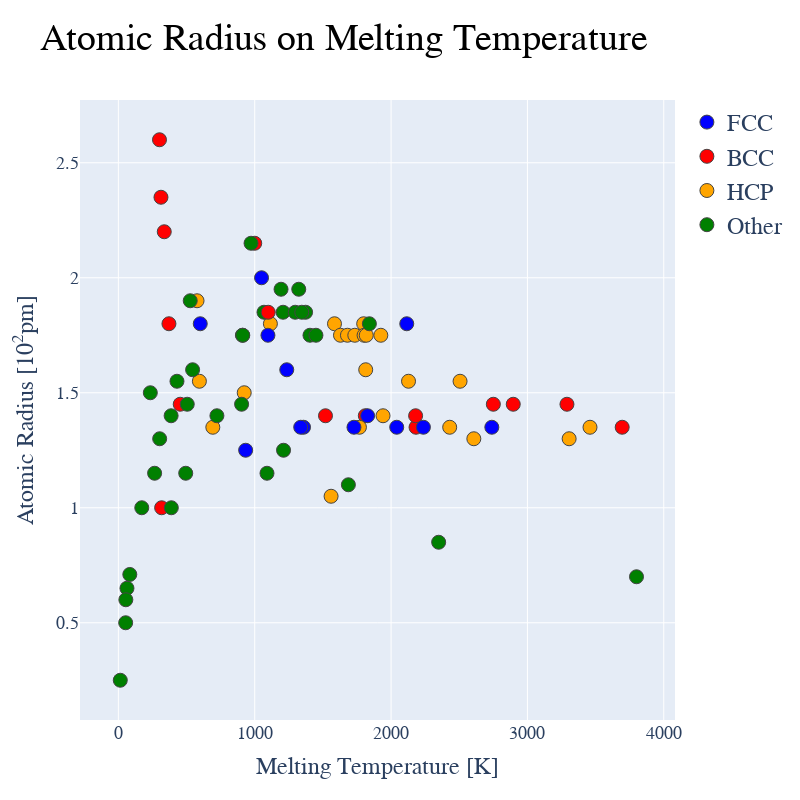

Write notebook code for a chart like this one.
### Code cell
layout0= go.Layout(title = "Atomic Radius on Melting Temperature", hovermode= 'closest', width = 800, height=800, showlegend=True,  # Hovermode establishes the way the labels that appear when you hover are arranged # Establishing a square plot width=height
    xaxis= dict(title=go.layout.xaxis.Title(text='Melting Temperature [K]', font=dict(size=36)), zeroline= True, gridwidth= 1, tickfont=dict(size=24)), # Axis Titles. Removing the X-axis Mark. Adding a Grid
    yaxis= dict(title=go.layout.yaxis.Title(text='Atomic Radius [10<sup>2</sup>pm]', font=dict(size=36)), zeroline= True, gridwidth= 1, tickfont=dict(size=24)), # Axis Titles. Removing the Y-axis Mark. Adding a Grid
    legend=dict(font=dict(size=24))) # Adding a legend

# Trace

trace0 = go.Scatter(x = melting_temperature,y = atomic_radius, mode = 'markers',
    marker= dict(size= 14, line= dict(width=1), color=colors), # We add a size, a border and our custom colors to the markers
    text= sample, # This attribute (Text) labels each point to this list, which contains our elements in the same indexes as our properties
showlegend = False)


# Empty Traces for Legend
legend_plot_FCC = go.Scatter(x=[None], y=[None], mode='markers', marker=dict(size=14,  line= dict(width=1),color='blue'), name = 'FCC')
legend_plot_BCC = go.Scatter(x=[None], y=[None], mode='markers', marker=dict(size=14,  line= dict(width=1),color='red'), name = 'BCC')
legend_plot_HCP = go.Scatter(x=[None], y=[None], mode='markers', marker=dict(size=14,  line= dict(width=1),color='orange'), name = 'HCP')
legend_plot_Other = go.Scatter(x=[None], y=[None], mode='markers', marker=dict(size=14, line= dict(width=1),color='green'), name = 'Other')


data = [trace0, legend_plot_FCC, legend_plot_BCC, legend_plot_HCP, legend_plot_Other]

fig= go.Figure(data, layout=layout0)
fig.update_layout(
    font_family="Arial",
    title_font_color="Black",
    title_font_size= 38
)
iplot(fig)

### Figure 1 — Plotly figure (JSON) as saved in the notebook; plotly's stock layout.template omitted (floating-point values rounded to 4 significant figures)
{"data": [{"marker": {"color": ["green", "green", "red", "orange", "green", "green", "green", "green", "green", "green", "red", "orange", "blue", "green", "red", "green", "green", "green", "red", "orange", "orange", "orange", "red", "red", "red", "red", "orange", "blue", "blue", "orange", "green", "green", "green", "green", "green", "green", "red", "blue", "orange", "orange", "red", "red", "orange", "orange", "blue", "blue", "blue", "orange", "green", "green", "green", "green", "green", "green", "red", "red", "orange", "red", "red", "orange", "orange", "blue", "blue", "blue", "green", "orange", "blue", "green", "green", "green", "green", "green", "green", "green", "green", "green", "green", "green", "green", "green", "red", "orange", "orange", "orange", "orange", "orange", "orange", "blue", "orange", "green", "blue", "green", "green", "green", "green", "green", "green", "green", "green", "green", "green", "green", "green"], "line": {"width": 1}, "size": 14}, "mode": "markers", "showlegend": false, "text": ["H", "He", "Li", "Be", "B", "C", "N", "O", "F", "Ne", "Na", "Mg", "Al", "Si", "P", "S", "Cl", "Ar", "K", "Ca", "Sc", "Ti", "V", "Cr", "Mn", "Fe", "Co", "Ni", "Cu", "Zn", "Ga", "Ge", "As", "Se", "Br", "Kr", "Rb", "Sr", "Y", "Zr", "Nb", "Mo", "Tc", "Ru", "Rh", "Pd", "Ag", "Cd", "In", "Sn", "Sb", "Te", "I", "Xe", "Cs", "Ba", "Hf", "Ta", "W", "Re", "Os", "Ir", "Pt", "Au", "Hg", "Tl", "Pb", "Bi", "Po", "At", "Rn", "Fr", "Ra", "Lr", "La", "Ce", "Pr", "Nd", "Pm", "Sm", "Eu", "Gd", "Tb", "Dy", "Ho", "Er", "Tm", "Yb", "Lu", "Ac", "Th", "Pa", "U", "Np", "Pu", "Am", "Cm", "Bk", "Cf", "Es", "Fm", "Md", "No"], "type": "scatter", "x": [14.01, 0.95, 453.7, 1560, 2349, 3800, 63.05, 54.8, 53.53, 24.56, 370.9, 923, 933.5, 1687, 317.3, 388.4, 171.6, 83.8, 336.5, 1115, 1814, 1941, 2183, 2180, 1519, 1811, 1768, 1728, 1358.0, 692.7, 302.9, 1211.0, 1090, 494, 265.8, 115.8, 312.5, 1050, 1799, 2128, 2750, 2896, 2430, 2607, 2237, 1828.0, 1235.0, 594.2, 429.8, 505.1, 903.8, 722.7, 386.9, 161.4, 301.6, 1000, 2506, 3290, 3695, 3459, 3306, 2739, 2041.0, 1337.0, 234.3, 577, 600.6, 544.4, 527, 575, 202, "maybe about 300 K", 973, 1900, 1193, 1068, 1208, 1297, 1373, 1345, 1099, 1585, 1629, 1680, 1734, 1802, 1818, 1097, 1925, 1323, 2115, 1841, 1405.0, 910, 912.5, 1449, 1613, 1259, 1173, 1133, 1800, 1100, 1100], "y": [0.25, null, 1.45, 1.05, 0.85, 0.7, 0.65, 0.6, 0.5, null, 1.8, 1.5, 1.25, 1.1, 1, 1, 1, 0.71, 2.2, 1.8, 1.6, 1.4, 1.35, 1.4, 1.4, 1.4, 1.35, 1.35, 1.35, 1.35, 1.3, 1.25, 1.15, 1.15, 1.15, null, 2.35, 2, 1.8, 1.55, 1.45, 1.45, 1.35, 1.3, 1.35, 1.4, 1.6, 1.55, 1.55, 1.45, 1.45, 1.4, 1.4, null, 2.6, 2.15, 1.55, 1.45, 1.35, 1.35, 1.3, 1.35, 1.35, 1.35, 1.5, 1.9, 1.8, 1.6, 1.9, null, null, null, 2.15, null, 1.95, 1.85, 1.85, 1.85, 1.85, 1.85, 1.85, 1.8, 1.75, 1.75, 1.75, 1.75, 1.75, 1.75, 1.75, 1.95, 1.8, 1.8, 1.75, 1.75, 1.75, 1.75, null, null, null, null, null, null, null]}, {"marker": {"color": "blue", "line": {"width": 1}, "size": 14}, "mode": "markers", "name": "FCC", "type": "scatter", "x": [null], "y": [null]}, {"marker": {"color": "red", "line": {"width": 1}, "size": 14}, "mode": "markers", "name": "BCC", "type": "scatter", "x": [null], "y": [null]}, {"marker": {"color": "orange", "line": {"width": 1}, "size": 14}, "mode": "markers", "name": "HCP", "type": "scatter", "x": [null], "y": [null]}, {"marker": {"color": "green", "line": {"width": 1}, "size": 14}, "mode": "markers", "name": "Other", "type": "scatter", "x": [null], "y": [null]}], "layout": {"font": {"family": "Arial"}, "height": 800, "hovermode": "closest", "legend": {"font": {"size": 24}}, "showlegend": true, "title": {"font": {"color": "Black", "size": 38}, "text": "Atomic Radius on Melting Temperature"}, "width": 800, "xaxis": {"gridwidth": 1, "tickfont": {"size": 18}, "title": {"font": {"size": 24}, "text": "Melting Temperature [K]"}, "zeroline": false}, "yaxis": {"gridwidth": 1, "tickfont": {"size": 18}, "title": {"font": {"size": 24}, "text": "Atomic Radius [10<sup>2</sup>pm]"}, "zeroline": false}}}
